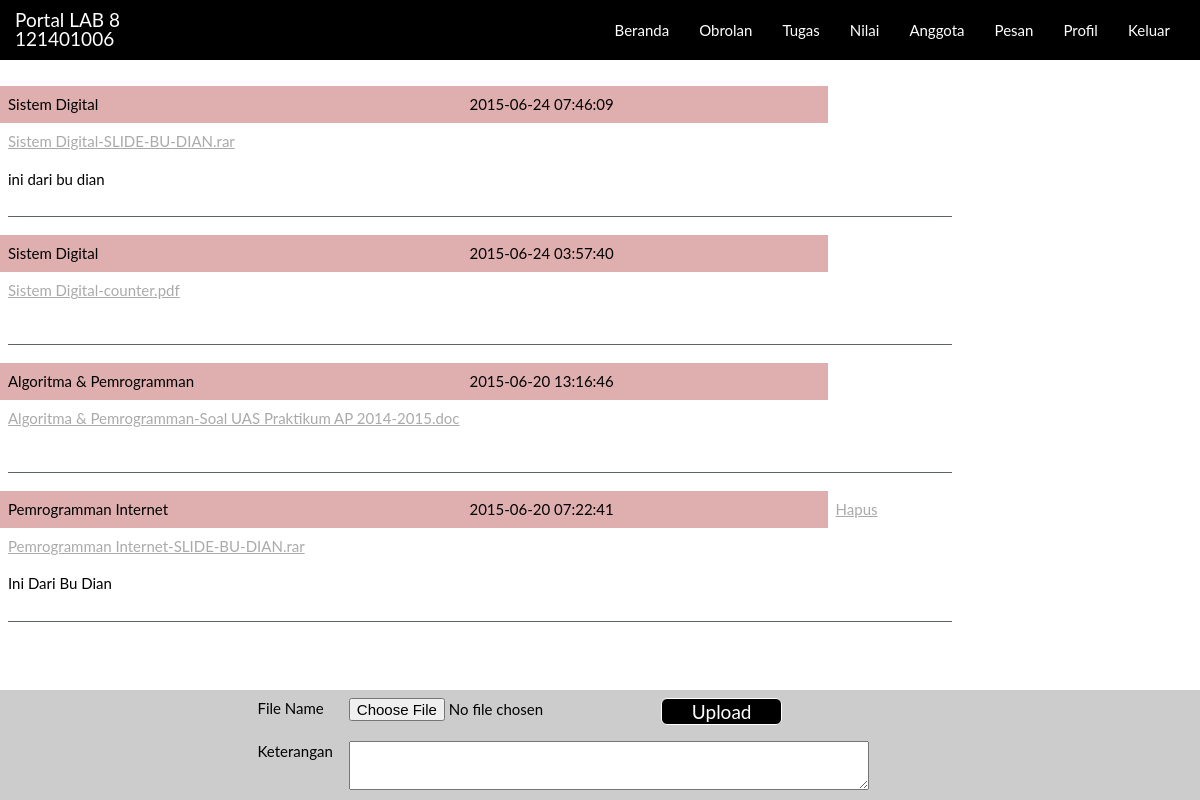
Screenshot of /news.php (signed in) with the database file from the repository.
### tables this page shows
CREATE TABLE IF NOT EXISTS `news` (
`id` int(10) NOT NULL,
  `Matkul` varchar(50) NOT NULL,
  `File` varchar(150) NOT NULL,
  `Keterangan` text NOT NULL,
  `Waktu` timestamp NOT NULL DEFAULT CURRENT_TIMESTAMP
);

### news.php (the view, shortened to what this page needs)
<?php
if(empty($_SESSION["admin"])){
	header('location:index.php');
} else {
	$admin = "$_SESSION[admin]";
	$pos = "$_SESSION[posisi]";
	$matkul = "$_SESSION[matkul]";
		?>
<!DOCTYPE html>
<html>
<head>
    <link href="css/bootstrap.min.css" rel="stylesheet">
</head>
<body id="page-top" class="index">
	<br><br><br>
	 <nav class="navbar navbar-default navbar-fixed-top">
        <div class="container">
            <div class="navbar-header page-scroll">
                <div class="navbar-brand" style="padding: 10px 0px 10px 0px">Portal LAB 8<br><?php echo $admin ?></div>
            </div>
            <div class="collapse navbar-collapse" id="bs-example-navbar-collapse-1">
                <ul class="nav navbar-nav navbar-right menu">
                    <li class="page-scroll">
                        <a href="news.php">Beranda</a>
                    </li>
                    <li class="page-scroll">
                        <a href="chat.php#bawah">Obrolan</a>
                    </li>
					  <li class="page-scroll">
                        <a href="tugas.php">Tugas</a>
                    </li>
                    <li class="page-scroll">
                        <a href="nilai.php">Nilai</a>
                    </li>
					<li class="page-scroll">
                        <a href="anggota.php">Anggota</a>
                    </li>
                    <li class="page-scroll">
                        <a href="pesan.php">Pesan</a>
                    </li>
					<li class="page-scroll">
                        <a href="profil.php?id=<?php echo $admin ?>">Profil</a>
					</li>
					<li class="page-scroll">
                        <a href="keluar.php">Keluar</a>
					</li>
                </ul>
            </div>
        </div>
    </nav>
	<br>
		<?php
					$query = "SELECT * FROM `news` ORDER BY `news`.`Waktu` DESC";
					$exe = mysql_query($query);
					echo "<table class='table' width=80%>";
					while($row = mysql_fetch_assoc($exe))
					{
						$mk     = $row['Matkul'];
						$file   = $row['File'];
						$ket    = $row['Keterangan'];
						$waktu  = $row['Waktu'];
					echo "<tr bgcolor=dfafaf><td>$mk<td>$waktu<td bgcolor=ffffff>";if($pos == 'Asisten' && $matkul == $mk){echo '<a href="hapus-file.php?id='.$file.'"
										onclick="return confirm(\'Yakin?\')">Hapus</a></td>';}
					echo "<tr><td colspan=3><a href='news/$file'> $file</a>";
					echo "<tr><td colspan=3>$ket";
					echo "<tr><td colspan=3><hr class='star-primary'>";
					}; ?>
				<?php
	if($pos == 'Asisten'){ ?>
	<footer style="display:block;
					background-color:#cccccc;
					position:fixed;
					width:100%;
					height:110px;
					bottom:0;
					left:0;
					z-index: 100000;">
	<form action="proses-upload-file.php" enctype="multipart/form-data" method="POST">
		<table class="table" width=50% align=center>
		<tr  bgcolor=cccccc><td>File Name  <td> <input name="userfile" type="file" required/>
		<td><button type="submit" class="btn btn-success btn-lg" style="padding: 0px 30px 0px 30px">Upload</button>
		<td><td><td><td><td><td><td><td><td><td>
		<tr  bgcolor=cccccc><td>Keterangan <td colspan=12> <textarea cols=60 rows=2 name="ket"></textarea>
		</table>
		</form> \
		</footer>
				<?php
	}
?>
</body>
</html>
<?php } ?>

### rows the page displays
news: Matkul "Sistem Digital", Waktu "2015-06-24 07:46:09", File "Sistem Digital-SLIDE-BU-DIAN.rar", Keterangan "ini dari bu dian"
news: Matkul "Sistem Digital", Waktu "2015-06-24 03:57:40", File "Sistem Digital-counter.pdf"
news: Matkul "Algoritma & Pemrogramman", Waktu "2015-06-20 13:16:46", File "Algoritma & Pemrogramman-Soal UAS Praktikum AP 2014-2015.doc"
news: Matkul "Pemrogramman Internet", Waktu "2015-06-20 07:22:41", File "Pemrogramman Internet-SLIDE-BU-DIAN.rar", Keterangan "Ini Dari Bu Dian"

### other values shown
$admin "121401006"
